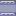

A level layout from a 2D game, rendered from its tile map. Below: a short description, then the map file with its tile-grid data intact:
An orthogonal 1x1 tile map with 16x16 px tiles, 1 tile layer (Tile Layer 1).

<map version="1.5" tiledversion="1.7.2" orientation="orthogonal" renderorder="right-down" width="1" height="1" tilewidth="16" tileheight="16" infinite="0" nextlayerid="2" nextobjectid="1">
 <tileset firstgid="1" name="aw2.png" tilewidth="16" tileheight="16" tilecount="512" columns="32">
  <image source="aw2.png" trans="ffffff" width="512" height="256" />
 </tileset>
 <layer id="1" name="Tile Layer 1" width="1" height="1">
  <data>
   <tile gid="21" />
  </data>
 </layer>
</map>
